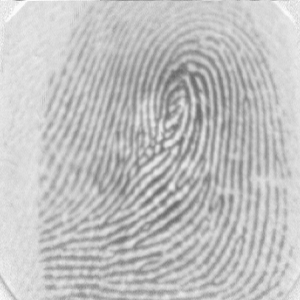
#> input picture fingerprint_dataset/102_5.tif, 300 x 300 px
$ python GRUPO14.py
#> lines starting #> are read from the running program, lines starting #| are printed output that depends on the picture; after the words box and inside, x2 and y2 are one past the last pixel; in counts of white or black regions, pixels touching at a corner belong together
import cv2
import os
import sqlite3
import numpy as np

# Caminho para o banco de dados SQLite
DB_PATH = "fingerprint_database.db"

# Configuração do banco de dados
def setup_database():
    """Configura o banco de dados SQLite para armazenar as minúcias e imagens."""
    conn = sqlite3.connect(DB_PATH)
    cursor = conn.cursor()
    cursor.execute("""
        CREATE TABLE IF NOT EXISTS minutiae (
            id INTEGER PRIMARY KEY AUTOINCREMENT,
            image_name TEXT UNIQUE NOT NULL,
            minutiae TEXT NOT NULL,
            image_blob BLOB
        )
    """)
    conn.commit()
    conn.close()

# Pré-processamento da imagem
def preprocess_image(file):
    """Executa o pré-processamento de uma imagem."""
#> called with file = 'fingerprint_dataset/102_5.tif'
    images = {}
    image = cv2.imread(file, cv2.IMREAD_GRAYSCALE)
#> image is the input picture: shape (300, 300); min 105, max 250, mean 193
    if image is None:
        raise ValueError(f"Imagem não encontrada: {file}")

    images['grayscale'] = image
    image = cv2.equalizeHist(image)
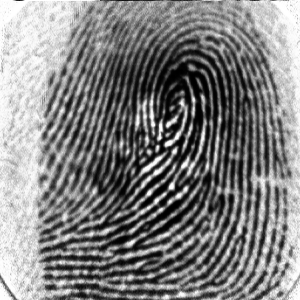
#> image: shape (300, 300); min 0, max 255, mean 129.1
    images['histogram'] = image
    image = cv2.GaussianBlur(image, (1, 1), 0)
    _, binary_image = cv2.threshold(image, 0, 255, cv2.THRESH_BINARY + cv2.THRESH_OTSU)
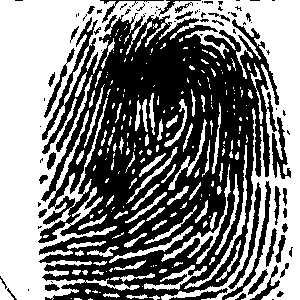
#> binary_image: shape (300, 300); 49.9% white; 213 white regions (135 under 20 px)
    images['binary'] = binary_image
    return images

# Extração de minúcias
def extract_minutiae(binary_image):
    """Extrai as minúcias de uma imagem binária."""
    contours, _ = cv2.findContours(binary_image, cv2.RETR_EXTERNAL, cv2.CHAIN_APPROX_SIMPLE)
    minutiae = []
    for contour in contours:
        if cv2.contourArea(contour) > 50:  # Filtrar contornos pequenos
            for point in contour:
                x, y = point[0]
                minutiae.append((int(x), int(y)))  # Converter para tipo int
    return minutiae

# Armazenar minúcias e imagem no banco de dados
def store_data_in_db(image_name, minutiae, image):
    """Armazena as minúcias e a imagem no banco de dados."""
    minutiae = [(int(x), int(y)) for x, y in minutiae]
    _, image_encoded = cv2.imencode('.png', image)
    image_blob = image_encoded.tobytes()

    conn = sqlite3.connect(DB_PATH)
    cursor = conn.cursor()
    cursor.execute("""
        INSERT OR REPLACE INTO minutiae (image_name, minutiae, image_blob)
        VALUES (?, ?, ?)""",
        (image_name, str(minutiae), image_blob))
    conn.commit()
    conn.close()

# Recuperar dados do banco de dados
def get_all_data_from_db():
    """Recupera todas as entradas da tabela de minúcias."""
    conn = sqlite3.connect(DB_PATH)
    cursor = conn.cursor()
    cursor.execute("""
        SELECT id, image_name, minutiae, image_blob FROM minutiae
    """)
    results = cursor.fetchall()
    conn.close()

    data = []
    for result in results:
        minutiae = eval(result[2])  # Converter string de volta para lista
        image_blob = np.frombuffer(result[3], dtype=np.uint8)
        image = cv2.imdecode(image_blob, cv2.IMREAD_GRAYSCALE)
        data.append((result[0], result[1], minutiae, image))
    return data

# Comparação de impressões digitais
def match_fingerprints(minutiae1, minutiae2):
    """Compara duas listas de minúcias e retorna uma pontuação de similaridade."""
    match_score = abs(len(minutiae1) - len(minutiae2))
    return match_score

# Funções para exibição no terminal
def print_green(text):
    print(f"\033[92m{text}\033[0m")  # ANSI: Verde

def print_white(text):
    print(f"\033[97m{text}\033[0m")  # ANSI: Branco

# Fluxo principal
if __name__ == "__main__":
    # Configurar o banco de dados
    setup_database()
    dataset_dir = "fingerprint_dataset/"
    reference_image_name = "102_5.tif"
    reference_image_path = os.path.join(dataset_dir, reference_image_name)

    try:
        print("\nPROCESSANDO A IMAGEM DE REFERÊNCIA...\n")
        ref_images = preprocess_image(reference_image_path)
#> ref_images = 3 items
        ref_minutiae = extract_minutiae(ref_images['binary'])
#> in extract_minutiae, `contours, _ = cv2.findContours(binary_image, cv2.RETR_EXTERNAL, cv2.CH..`: contours = 212 contours, 155 with area under 20; largest, box (x1, y1, x2, y2) and area: (0, 0, 300, 300) 37906, (161, 164, 231, 264) 489, (184, 145, 247, 289) 430, (144, 265, 207, 290) 317, (109, 226, 193, 263) 292
#> the loop in extract_minutiae, `for contour in contours:` made 212 passes
#> contour on passes 3, 7, 10: [[71, 298]], [[99, 292], [100, 292]], [[142, 286]]
#> after the loop in extract_minutiae, `for contour in contours:`: minutiae = 4344 pairs, first value 0 to 299, second value 0 to 299
#> ref_minutiae has the same summary as minutiae in extract_minutiae

        # Armazenar minúcias e imagem de referência no banco de dados
        store_data_in_db(reference_image_name, ref_minutiae, ref_images['grayscale'])

        print("\nINICIANDO A COMPARAÇÃO DA IMAGEM DE REFERÊNCIA COM O BANCO DE DADOS...\n")
        threshold = 100
        all_data = get_all_data_from_db()
#> all_data = 1 item

        for entry_id, image_name, db_minutiae, db_image in all_data:
            if image_name != reference_image_name:  # Não comparar consigo mesmo
                match_score = match_fingerprints(ref_minutiae, db_minutiae)

                # Exibir resultados
                if match_score < threshold:
                    print_green(f"ID {entry_id} - {image_name}: Impressões digitais coincidem! Pontuação: {match_score}")
                    cv2.imshow(f"Coincide - {image_name}", db_image)
                else:
                    print_white(f"ID {entry_id} - {image_name}: Impressões digitais não coincidem. Pontuação: {match_score}")
#> this loop made 1 pass
#> (entry_id, image_name) on pass 1: (1, '102_5.tif')

        # Aguarda até o usuário pressionar uma tecla para fechar as janelas
        print("\nPressione qualquer tecla para fechar as imagens...")
        cv2.waitKey(0)
        cv2.destroyAllWindows()

    except Exception as e:
        print(f"Erro: {e}")

$ run again, with fingerprint_dataset/101_1.tif copied over fingerprint_dataset/102_5.tif
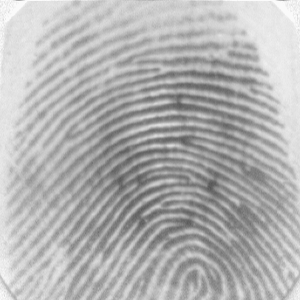
#> input picture fingerprint_dataset/101_1.tif, 300 x 300 px
#> in preprocess_image, image is the input picture: shape (300, 300); min 86, max 250, mean 178.1
#> in preprocess_image, `image = cv2.equalizeHist(image)`:
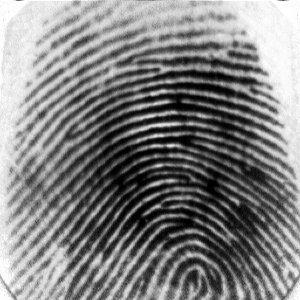
#> image: shape (300, 300); min 0, max 255, mean 128.5
#> in preprocess_image, `_, binary_image = cv2.threshold(image, 0, 255, cv2.THRESH_BINARY + cv2..`:
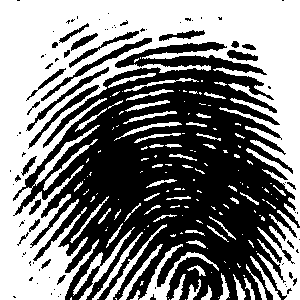
#> binary_image: shape (300, 300); 50.1% white; 83 black regions (57 under 20 px)
#> ref_images = 3 items
#> contours = 153 contours, 106 with area under 20; largest, box (x1, y1, x2, y2) and area: (0, 0, 300, 300) 37654, (257, 210, 300, 300) 1708, (139, 244, 219, 300) 689, (73, 227, 135, 300) 526, (105, 224, 167, 300) 328
#> the loop in extract_minutiae, `for contour in contours:` made 153 passes
#> contour on passes 1 to 3: [[185, 299]], [[169, 299]], [[115, 298], [116, 299], [116, 298]]
#> after the loop in extract_minutiae, `for contour in contours:`: minutiae = 3416 pairs, first value 0 to 299, second value 0 to 299
#> ref_minutiae has the same summary as minutiae in extract_minutiae
#> all_data = 1 item
#> the loop `for entry_id, image_name, db_minutiae, db_image in all_data:` made 1 pass
#> (entry_id, image_name) on pass 1: (1, '102_5.tif')

$ run again, with fingerprint_dataset/101_2.tif copied over fingerprint_dataset/102_5.tif
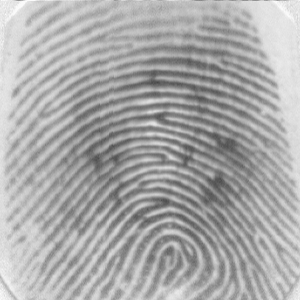
#> input picture fingerprint_dataset/101_2.tif, 300 x 300 px
#> in preprocess_image, image is the input picture: shape (300, 300); min 71, max 250, mean 169.5
#> in preprocess_image, `image = cv2.equalizeHist(image)`:
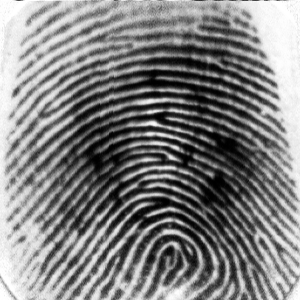
#> image: shape (300, 300); min 0, max 255, mean 128.6
#> in preprocess_image, `_, binary_image = cv2.threshold(image, 0, 255, cv2.THRESH_BINARY + cv2..`:
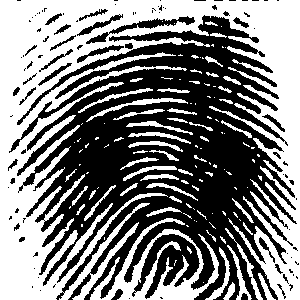
#> binary_image: shape (300, 300); 50.1% white; 98 black regions (68 under 20 px)
#> ref_images = 3 items
#> contours = 115 contours, 80 with area under 20; largest, box (x1, y1, x2, y2) and area: (0, 0, 300, 300) 36332, (90, 218, 219, 300) 4960, (86, 98, 188, 122) 270, (227, 245, 252, 300) 204, (205, 247, 230, 300) 202
#> the loop in extract_minutiae, `for contour in contours:` made 115 passes
#> contour on passes 2, 6, 10, 11, 14, 15, 16, 18: [[203, 282]], [[104, 237], [104, 239]], [[186, 225], [187, 226], [188, 226], [187, 225]], [[81, 224], [81, 226], [82, 226], [82, 224]], [[196, 221]], [[194, 220]], [[239, 219], [240, 220]], [[212, 213]]
#> after the loop in extract_minutiae, `for contour in contours:`: minutiae = 4437 pairs, first value 0 to 299, second value 0 to 299
#> ref_minutiae has the same summary as minutiae in extract_minutiae
#> all_data = 1 item
#> the loop `for entry_id, image_name, db_minutiae, db_image in all_data:` made 1 pass
#> (entry_id, image_name) on pass 1: (1, '102_5.tif')

$ run again, with fingerprint_dataset/101_3.tif copied over fingerprint_dataset/102_5.tif
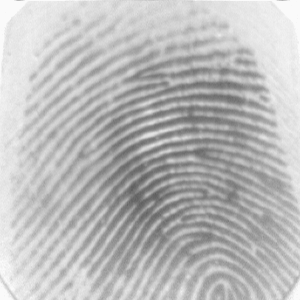
#> input picture fingerprint_dataset/101_3.tif, 300 x 300 px
#> in preprocess_image, image is the input picture: shape (300, 300); min 94, max 250, mean 186.8
#> in preprocess_image, `image = cv2.equalizeHist(image)`:
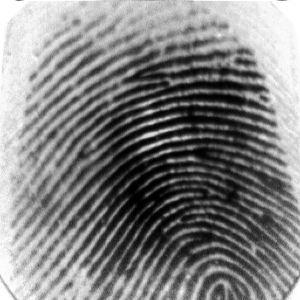
#> image: shape (300, 300); min 0, max 255, mean 128.6
#> in preprocess_image, `_, binary_image = cv2.threshold(image, 0, 255, cv2.THRESH_BINARY + cv2..`:
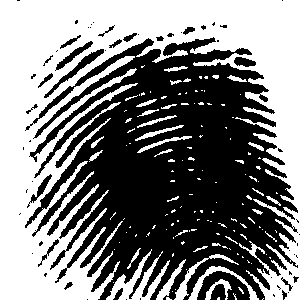
#> binary_image: shape (300, 300); 50.2% white; 62 black regions (40 under 20 px)
#> ref_images = 3 items
#> contours = 136 contours, 117 with area under 20; largest, box (x1, y1, x2, y2) and area: (0, 0, 300, 300) 40455, (106, 249, 170, 300) 840, (188, 266, 259, 300) 366, (174, 254, 239, 300) 304, (156, 259, 186, 300) 218
#> the loop in extract_minutiae, `for contour in contours:` made 136 passes
#> contour on passes 1, 5, 6, 8, 10, 12, 13, 15: [[263, 298], [262, 299]], [[172, 291]], [[175, 289]], [[113, 282]], [[186, 269]], [[251, 263]], [[247, 260], [248, 261], [248, 262], [249, 262]], [[269, 257], [270, 258], [270, 257]]
#> after the loop in extract_minutiae, `for contour in contours:`: minutiae = 3195 pairs, first value 0 to 299, second value 0 to 299
#> ref_minutiae has the same summary as minutiae in extract_minutiae
#> all_data = 1 item
#> the loop `for entry_id, image_name, db_minutiae, db_image in all_data:` made 1 pass
#> (entry_id, image_name) on pass 1: (1, '102_5.tif')
